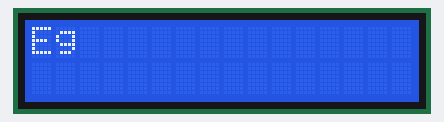
Recording of a sketch running on a simulated Arduino Uno, built with avr-gcc and run on an emulated ATmega328P. On the bench: 16×2 character LCD.

Above: at 0.1 s.
At 1.1 s:
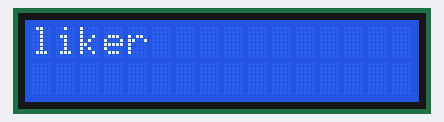
At 2.1 s:
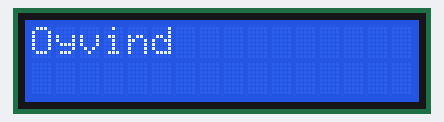
At 3.1 s:
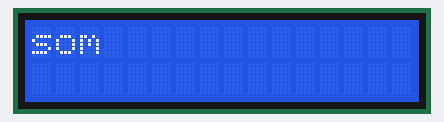
At 4.1 s:
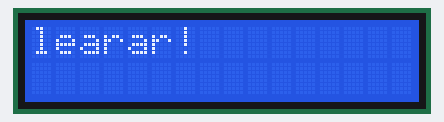

The sketch:

LCD_screen.ino
```cpp
#include <LiquidCrystal.h>
LiquidCrystal LCD(12, 11, 5, 4, 3, 2);

void setup() {
LCD.begin(16,2);


}

void loop() {
  LCD.clear();
  LCD.print("Eg");
  delay(1000);
  LCD.clear();
  LCD.print("liker");
  delay(1000);
  LCD.clear();
  LCD.print("Oyvind");
  delay(1000);
  LCD.clear();
  LCD.print("som");
  delay(1000);
  LCD.clear();
  LCD.print("learar!");
  delay(1000);

}
```

Measured:
- by itself, everything shown: repeats every 5.0 s, in 5 steps
- what the display in image 1 shows lasts 1.0 s, from 1.1 s to 2.1 s
